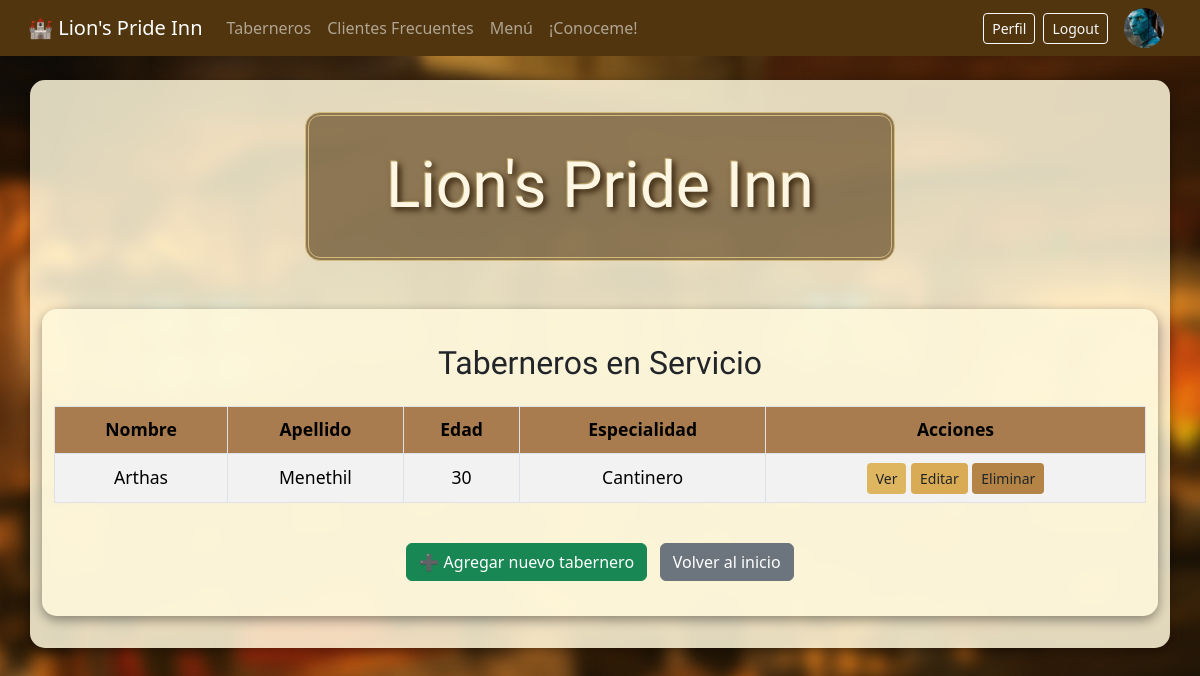
Screenshot of /taberneros/ (signed in) with the database file from the repository.
### Taberna/models.py (models this page shows, shortened)
class Tabernero(models.Model):
    nombre = models.CharField(max_length=100)
    apellido = models.CharField(max_length=100)
    edad = models.IntegerField()

### Taberna/views.py (the view)
# urls.py: path('taberneros/', views.TaberneroListView.as_view(), name='taberneros'),
class TaberneroListView(ListView):
    model = Tabernero
    template_name = 'Taberna/taberneros.html'
    context_object_name = 'taberneros'

### Taberna/templates/Taberna/taberneros.html
{% extends "Taberna/base.html" %}
{% block content %}
<div class="container mt-5">
  <h2 class="mb-4">Taberneros en Servicio</h2>
    <div class="table-responsive">
      <table class="table table-bordered table-striped table-hover align-middle">
        <thead class="bg-listas text-white">
          <tr>
            <th>Nombre</th>
            <th>Apellido</th>
            <th>Edad</th>
            <th>Especialidad</th>
            <th>Acciones</th>
          </tr>
        </thead>
        <tbody>
          {% for tabernero in taberneros %}
            <tr>
              <td>{{ tabernero.nombre }}</td>
              <td>{{ tabernero.apellido }}</td>
              <td>{{ tabernero.edad }}</td>
              <td>
                {% if tabernero.edad > 50 %}
                  Maestro Cervecero
                {% elif tabernero.edad > 30 %}
                  Chef Principal
                {% else %}
                  Cantinero
                {% endif %}
              </td>
              <td>
                <a href="{% url 'Taberna:detalle_taberneros' tabernero.id %}" class="btn btn-sm btn-informacion">Ver</a>
                {% if user.is_authenticated %}
                  <a href="{% url 'Taberna:actualizar_tabernero' tabernero.id %}" class="btn btn-sm btn-alerta">Editar</a>
                  <a href="{% url 'Taberna:tabernero_confirm_delete' tabernero.id %}" class="btn btn-sm btn-peligro">Eliminar</a>
                {% endif %}
              </td>
            </tr>
          {% empty %}
            <tr>
              <td colspan="5" class="text-center">No hay taberneros disponibles.</td>
            </tr>
          {% endfor %}
        </tbody>
      </table>
    </div>
    <div class="text-center mt-4">
      <a href="{% url 'Taberna:crear_tabernero' %}" class="btn btn-success me-2">
        ➕ Agregar nuevo tabernero
      </a>
      <a href="{% url 'Taberna:home' %}" class="btn btn-secondary">Volver al inicio</a>
    </div>
</div>
{% endblock %}

### Taberna/static/Taberna/style.css (style rules this page uses)
body { font-family: 'IM Fell English', serif; margin: 0; padding: 0; background-image: url("../media/lions_pride_inn.png"); background-size: cover; background-position: center; background-repeat: no-repeat; height: 100vh; }
.container { background-color: rgba(255, 248, 220, 0.85); border-radius: 15px; padding: 2em; box-shadow: 0 4px 12px rgba(0,0,0,0.4); }
h2, h3, h4 { font-family: 'Cinzel', serif; color: #4e3311; }
header h1, h2, h3, h4 { font-family: 'Uncial Antiqua', cursive; }
.table thead.bg-listas th { background-color: #a87c4f !important; color: #000 !important; }
.btn-informacion { background-color: #dfb660 !important; color: #a57b20; }
.btn-alerta { background-color: #daab55 !important; color: #3e2f1c; }
.btn-peligro { background-color: #b38446 !important; color: #fdf6e3; }

### rows the page displays
Tabernero: nombre "Arthas", apellido "Menethil", edad "30", shows "Cantinero"
